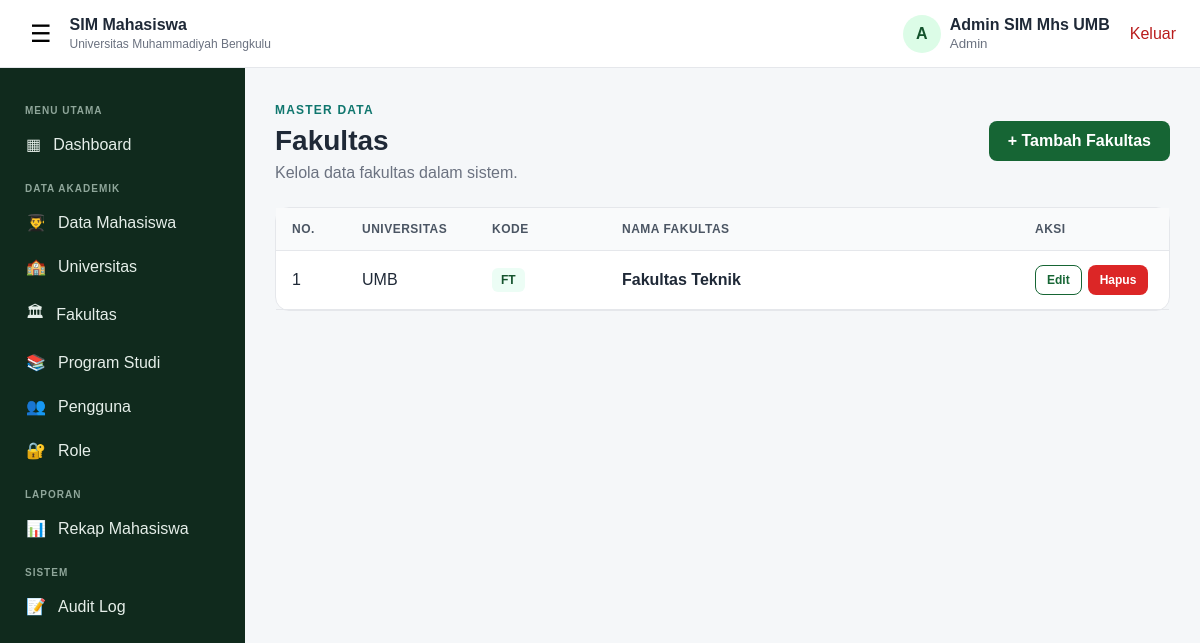
The app's page /fakultas.php (signed in) with its own data.
### tables this page shows
CREATE TABLE `fakultas` (
  `id_fakultas` bigint(20) UNSIGNED NOT NULL,
  `id_universitas` bigint(20) UNSIGNED NOT NULL,
  `kode_fakultas` varchar(20) NOT NULL,
  `nama_fakultas` varchar(200) NOT NULL,
  `created_at` timestamp NOT NULL DEFAULT current_timestamp(),
  `updated_at` timestamp NOT NULL DEFAULT current_timestamp() ON UPDATE current_timestamp()
);

CREATE TABLE `universitas` (
  `id_universitas` bigint(20) UNSIGNED NOT NULL,
  `kode_universitas` varchar(20) NOT NULL,
  `nama_universitas` varchar(200) NOT NULL,
  `slogan` varchar(255) DEFAULT NULL,
  `alamat` text DEFAULT NULL,
  `kota` varchar(100) DEFAULT NULL,
  `provinsi` varchar(100) DEFAULT NULL,
  `kode_pos` varchar(10) DEFAULT NULL,
  `website` varchar(255) DEFAULT NULL,
  `email` varchar(150) DEFAULT NULL,
  `telepon` varchar(50) DEFAULT NULL,
  `created_at` timestamp NOT NULL DEFAULT current_timestamp(),
  `updated_at` timestamp NOT NULL DEFAULT current_timestamp() ON UPDATE current_timestamp()
);

### fakultas.php (the view, shortened to what this page needs)
<?php
require_once 'koneksi.php';
$result = mysqli_query($koneksi, "SELECT f.id_fakultas, f.kode_fakultas, f.nama_fakultas, u.kode_universitas
    FROM fakultas f JOIN universitas u ON u.id_universitas = f.id_universitas
    ORDER BY u.kode_universitas, f.kode_fakultas");
?>
<!DOCTYPE html>
<html lang="id">
<head>
    <link rel="stylesheet" href="style.css">
</head>
<body class="app-body">
<?php include 'topbar.php'; ?>
<?php include 'sideleftbar.php'; ?>
<main class="main-content">
    <div class="page-heading page-heading-flex">
        <div>
            <span class="eyebrow">MASTER DATA</span>
            <h1>Fakultas</h1>
            <p>Kelola data fakultas dalam sistem.</p>
        </div>
        <a href="fakultas_form.php" class="btn btn-primary">+ Tambah Fakultas</a>
    </div>
    <div class="dashboard-panel">
        <div class="table-responsive">
            <table class="data-table">
                <thead>
                    <tr><th width="70">No.</th><th width="130">Universitas</th><th width="130">Kode</th><th>Nama Fakultas</th><th width="150">Aksi</th></tr>
                </thead>
                <tbody>
                <?php if (mysqli_num_rows($result) > 0): $no = 1; ?>
                    <?php while ($r = mysqli_fetch_assoc($result)): ?>
                    <tr>
                        <td><?= $no++ ?></td>
                        <td><?= htmlspecialchars($r['kode_universitas']) ?></td>
                        <td><span class="badge"><?= htmlspecialchars($r['kode_fakultas']) ?></span></td>
                        <td><strong><?= htmlspecialchars($r['nama_fakultas']) ?></strong></td>
                        <td>
                            <div class="action-group">
                                <a class="btn btn-sm btn-outline" href="fakultas_form.php?id=<?= (int)$r['id_fakultas'] ?>">Edit</a>
                                <form action="fakultas_hapus.php" method="post" onsubmit="return confirm('Hapus fakultas ini?');">
                                    <button type="submit" class="btn btn-sm btn-danger">Hapus</button>
                                </form>
                            </div>
                        </td>
                    </tr>
                    <?php endwhile; ?>
                <?php else: ?>
                    <tr><td colspan="5" class="empty-state">Belum ada data fakultas.</td></tr>
                <?php endif; ?>
                </tbody>
            </table>
        </div>
    </div>
</main>
</body>
</html>

### style.css (style rules this page uses)
* { box-sizing: border-box; }
:root { --primary: #166534; --primary-dark: #14532d; --secondary: #0f766e; --text: #1f2937; --muted: #6b7280; --border: #e5e7eb; --bg: #f5f7f9; --white: #ffffff; --danger: #b91c1c; --sidebar: #102a1d; }
body { margin: 0; font-family: Arial, Helvetica, sans-serif; color: var(--text); background: var(--bg); }
a { text-decoration: none; color: inherit; }
.btn { display: inline-flex; align-items: center; justify-content: center; border: 1px solid transparent; border-radius: 8px; padding: 10px 18px; font-weight: 600; cursor: pointer; }
.btn-primary { background: var(--primary); color: #fff; }
.btn-outline { border-color: var(--primary); color: var(--primary); background: #fff; }
.eyebrow { color: var(--secondary); font-size: 12px; font-weight: 800; letter-spacing: 1.2px; }
.app-body { min-height: 100vh; }
.main-content { margin-left: 245px; padding: 100px 30px 40px; min-height: 100vh; }
.page-heading { margin-bottom: 25px; }
.page-heading h1 { margin: 7px 0; font-size: 28px; }
.page-heading p { color: var(--muted); margin: 0; }
.dashboard-panel { background: #fff; border: 1px solid var(--border); border-radius: 14px; margin-top: 25px; }
.page-heading-flex { display: flex; align-items: center; justify-content: space-between; gap: 20px; }
.table-responsive { overflow-x: auto; }
.data-table { width: 100%; border-collapse: collapse; min-width: 850px; }
.data-table th, .data-table td { padding: 14px 16px; border-bottom: 1px solid var(--border); text-align: left; vertical-align: middle; }
.data-table th { background: #f9fafb; color: #4b5563; font-size: 12px; text-transform: uppercase; letter-spacing: .5px; }
.badge { display: inline-block; padding: 5px 9px; border-radius: 6px; background: #ecfdf5; color: var(--primary-dark); font-size: 12px; font-weight: 700; }
.action-group { display: flex; align-items: center; gap: 6px; }
.action-group form { margin: 0; }
.btn-sm { padding: 7px 11px; font-size: 12px; }
.btn-danger { background: #dc2626; color: #fff; }

### records on screen
fakultas: id_universitas.kode_universitas "UMB", kode_fakultas "FT", nama_fakultas "Fakultas Teknik"

### other values on screen
substr($namaPengguna, 0, 1) "A"
$namaPengguna "Admin SIM Mhs UMB"
$namaRole "Admin"
